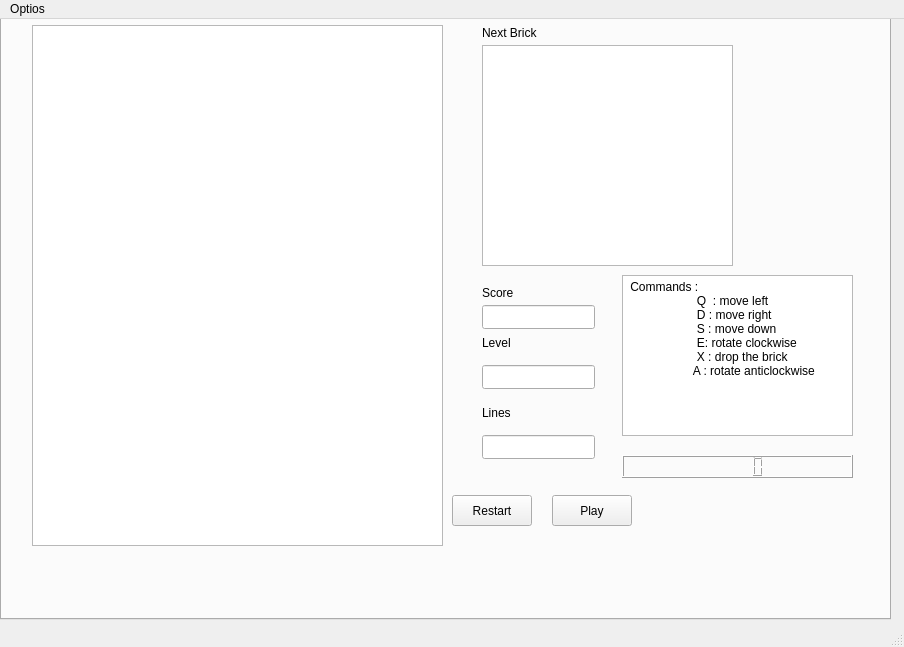
<?xml version="1.0" encoding="UTF-8"?>
<ui version="4.0">
 <class>MainWindow</class>
 <widget class="QMainWindow" name="MainWindow">
  <property name="geometry">
   <rect>
    <x>0</x>
    <y>0</y>
    <width>904</width>
    <height>647</height>
   </rect>
  </property>
  <property name="windowTitle">
   <string>MainWindow</string>
  </property>
  <widget class="QWidget" name="centralwidget">
   <property name="maximumSize">
    <size>
     <width>1202</width>
     <height>729</height>
    </size>
   </property>
   <widget class="QTabWidget" name="tabWidget">
    <property name="geometry">
     <rect>
      <x>0</x>
      <y>-30</y>
      <width>891</width>
      <height>631</height>
     </rect>
    </property>
    <property name="currentIndex">
     <number>3</number>
    </property>
    <widget class="QWidget" name="tab_settings">
     <attribute name="title">
      <string>Tab 0</string>
     </attribute>
     <widget class="QCheckBox" name="checkBox_perso_size_yes">
      <property name="geometry">
       <rect>
        <x>20</x>
        <y>50</y>
        <width>77</width>
        <height>22</height>
       </rect>
      </property>
      <property name="text">
       <string>yes</string>
      </property>
      <property name="autoExclusive">
       <bool>true</bool>
      </property>
     </widget>
     <widget class="QCheckBox" name="checkBox_perso_size_no">
      <property name="geometry">
       <rect>
        <x>20</x>
        <y>90</y>
        <width>77</width>
        <height>22</height>
       </rect>
      </property>
      <property name="text">
       <string>no</string>
      </property>
      <property name="autoExclusive">
       <bool>true</bool>
      </property>
     </widget>
     <widget class="QLineEdit" name="lineEdit_PhrasePerso">
      <property name="geometry">
       <rect>
        <x>10</x>
        <y>20</y>
        <width>271</width>
        <height>24</height>
       </rect>
      </property>
      <property name="text">
       <string>Would like to have the regular Size of the board ?</string>
      </property>
      <property name="readOnly">
       <bool>true</bool>
      </property>
     </widget>
     <widget class="QPushButton" name="pushButton_submit_personalise">
      <property name="geometry">
       <rect>
        <x>120</x>
        <y>80</y>
        <width>80</width>
        <height>24</height>
       </rect>
      </property>
      <property name="text">
       <string>Submit</string>
      </property>
     </widget>
     <widget class="QLineEdit" name="lineEdit_2_victory_score">
      <property name="geometry">
       <rect>
        <x>20</x>
        <y>130</y>
        <width>141</width>
        <height>24</height>
       </rect>
      </property>
      <property name="text">
       <string>Insert the winning  score :</string>
      </property>
      <property name="readOnly">
       <bool>true</bool>
      </property>
     </widget>
     <widget class="QLineEdit" name="lineEdit_vicotry_level">
      <property name="geometry">
       <rect>
        <x>20</x>
        <y>160</y>
        <width>131</width>
        <height>24</height>
       </rect>
      </property>
      <property name="text">
       <string>Insert the victory level :</string>
      </property>
      <property name="readOnly">
       <bool>true</bool>
      </property>
     </widget>
     <widget class="QLineEdit" name="lineEdit_victoryLines">
      <property name="geometry">
       <rect>
        <x>20</x>
        <y>190</y>
        <width>291</width>
        <height>24</height>
       </rect>
      </property>
      <property name="text">
       <string>How many lines  you want to delete to win the game :</string>
      </property>
      <property name="readOnly">
       <bool>true</bool>
      </property>
     </widget>
     <widget class="QLineEdit" name="lineEdit_vicotory_score_value">
      <property name="geometry">
       <rect>
        <x>170</x>
        <y>130</y>
        <width>111</width>
        <height>24</height>
       </rect>
      </property>
     </widget>
     <widget class="QLineEdit" name="lineEdit_victory_level_value">
      <property name="geometry">
       <rect>
        <x>170</x>
        <y>160</y>
        <width>113</width>
        <height>24</height>
       </rect>
      </property>
     </widget>
     <widget class="QLineEdit" name="lineEdit_victory_lines_values">
      <property name="geometry">
       <rect>
        <x>320</x>
        <y>190</y>
        <width>113</width>
        <height>24</height>
       </rect>
      </property>
     </widget>
     <widget class="QLineEdit" name="lineEdit_setter_timer">
      <property name="geometry">
       <rect>
        <x>20</x>
        <y>220</y>
        <width>161</width>
        <height>24</height>
       </rect>
      </property>
      <property name="text">
       <string>Set the   timer  in minutes :  </string>
      </property>
      <property name="readOnly">
       <bool>true</bool>
      </property>
     </widget>
     <widget class="QLineEdit" name="lineEdit_setter_time_value">
      <property name="geometry">
       <rect>
        <x>210</x>
        <y>220</y>
        <width>113</width>
        <height>24</height>
       </rect>
      </property>
     </widget>
    </widget>
    <widget class="QWidget" name="tab_personlise_board">
     <attribute name="title">
      <string>Tab 1</string>
     </attribute>
     <widget class="QLineEdit" name="lineEdit_insert_height">
      <property name="geometry">
       <rect>
        <x>20</x>
        <y>30</y>
        <width>171</width>
        <height>24</height>
       </rect>
      </property>
      <property name="text">
       <string>Insert the height of the board : </string>
      </property>
      <property name="readOnly">
       <bool>true</bool>
      </property>
     </widget>
     <widget class="QLineEdit" name="lineEdit_height_value">
      <property name="geometry">
       <rect>
        <x>220</x>
        <y>30</y>
        <width>113</width>
        <height>24</height>
       </rect>
      </property>
     </widget>
     <widget class="QLineEdit" name="lineEdit_insert_width">
      <property name="geometry">
       <rect>
        <x>20</x>
        <y>70</y>
        <width>171</width>
        <height>24</height>
       </rect>
      </property>
      <property name="text">
       <string>Insert the width of the board :</string>
      </property>
      <property name="readOnly">
       <bool>true</bool>
      </property>
     </widget>
     <widget class="QLineEdit" name="lineEdit_width_value">
      <property name="geometry">
       <rect>
        <x>220</x>
        <y>70</y>
        <width>113</width>
        <height>24</height>
       </rect>
      </property>
     </widget>
     <widget class="QTextEdit" name="textEdit_rappelSize">
      <property name="geometry">
       <rect>
        <x>20</x>
        <y>140</y>
        <width>104</width>
        <height>111</height>
       </rect>
      </property>
      <property name="readOnly">
       <bool>true</bool>
      </property>
      <property name="html">
       <string>&lt;!DOCTYPE HTML PUBLIC &quot;-//W3C//DTD HTML 4.0//EN&quot; &quot;http://www.w3.org/TR/REC-html40/strict.dtd&quot;&gt;
&lt;html&gt;&lt;head&gt;&lt;meta name=&quot;qrichtext&quot; content=&quot;1&quot; /&gt;&lt;meta charset=&quot;utf-8&quot; /&gt;&lt;style type=&quot;text/css&quot;&gt;
p, li { white-space: pre-wrap; }
hr { height: 1px; border-width: 0; }
li.unchecked::marker { content: &quot;\2610&quot;; }
li.checked::marker { content: &quot;\2612&quot;; }
&lt;/style&gt;&lt;/head&gt;&lt;body style=&quot; font-family:'Segoe UI'; font-size:9pt; font-weight:400; font-style:normal;&quot;&gt;
&lt;p style=&quot; margin-top:0px; margin-bottom:0px; margin-left:0px; margin-right:0px; -qt-block-indent:0; text-indent:0px;&quot;&gt;make sure to choose a  size between 20x10 &lt;/p&gt;
&lt;p style=&quot; margin-top:0px; margin-bottom:0px; margin-left:0px; margin-right:0px; -qt-block-indent:0; text-indent:0px;&quot;&gt;and 30x25&lt;/p&gt;
&lt;p style=&quot;-qt-paragraph-type:empty; margin-top:0px; margin-bottom:0px; margin-left:0px; margin-right:0px; -qt-block-indent:0; text-indent:0px;&quot;&gt;&lt;br /&gt;&lt;/p&gt;&lt;/body&gt;&lt;/html&gt;</string>
      </property>
     </widget>
     <widget class="QPushButton" name="_submit_new_size">
      <property name="geometry">
       <rect>
        <x>180</x>
        <y>170</y>
        <width>80</width>
        <height>24</height>
       </rect>
      </property>
      <property name="text">
       <string>Submit</string>
      </property>
     </widget>
    </widget>
    <widget class="QWidget" name="tab_2">
     <attribute name="title">
      <string>Tab 2</string>
     </attribute>
     <widget class="QLineEdit" name="lineEdit">
      <property name="geometry">
       <rect>
        <x>40</x>
        <y>30</y>
        <width>201</width>
        <height>24</height>
       </rect>
      </property>
      <property name="text">
       <string>Do you want to prefill the board ?</string>
      </property>
      <property name="readOnly">
       <bool>true</bool>
      </property>
     </widget>
     <widget class="QCheckBox" name="checkBox_yesPrefill">
      <property name="geometry">
       <rect>
        <x>40</x>
        <y>70</y>
        <width>77</width>
        <height>22</height>
       </rect>
      </property>
      <property name="text">
       <string>Yes </string>
      </property>
      <property name="autoExclusive">
       <bool>true</bool>
      </property>
     </widget>
     <widget class="QCheckBox" name="checkBox_noPrefill">
      <property name="geometry">
       <rect>
        <x>100</x>
        <y>70</y>
        <width>77</width>
        <height>22</height>
       </rect>
      </property>
      <property name="text">
       <string>No</string>
      </property>
      <property name="autoExclusive">
       <bool>true</bool>
      </property>
     </widget>
     <widget class="QLineEdit" name="lineEdit_question_prefill">
      <property name="geometry">
       <rect>
        <x>40</x>
        <y>130</y>
        <width>341</width>
        <height>24</height>
       </rect>
      </property>
      <property name="text">
       <string>How many blocks you want to use to prefill your board with ?</string>
      </property>
      <property name="readOnly">
       <bool>true</bool>
      </property>
     </widget>
     <widget class="QLineEdit" name="lineEdit_blocksToFillValue">
      <property name="geometry">
       <rect>
        <x>400</x>
        <y>130</y>
        <width>113</width>
        <height>24</height>
       </rect>
      </property>
     </widget>
     <widget class="QPushButton" name="pushButton_submit_prefil_board">
      <property name="geometry">
       <rect>
        <x>50</x>
        <y>180</y>
        <width>80</width>
        <height>24</height>
       </rect>
      </property>
      <property name="text">
       <string>Submit</string>
      </property>
     </widget>
    </widget>
    <widget class="QWidget" name="tab_game">
     <attribute name="title">
      <string>Tab 3</string>
     </attribute>
     <widget class="QGraphicsView" name="graphicsView">
      <property name="geometry">
       <rect>
        <x>30</x>
        <y>10</y>
        <width>411</width>
        <height>521</height>
       </rect>
      </property>
     </widget>
     <widget class="QGraphicsView" name="graphicsView_NextBrick">
      <property name="geometry">
       <rect>
        <x>480</x>
        <y>30</y>
        <width>251</width>
        <height>221</height>
       </rect>
      </property>
     </widget>
     <widget class="QLabel" name="label_NextBrick">
      <property name="geometry">
       <rect>
        <x>480</x>
        <y>10</y>
        <width>61</width>
        <height>16</height>
       </rect>
      </property>
      <property name="text">
       <string>Next Brick</string>
      </property>
     </widget>
     <widget class="QLabel" name="label_Score">
      <property name="geometry">
       <rect>
        <x>480</x>
        <y>270</y>
        <width>49</width>
        <height>16</height>
       </rect>
      </property>
      <property name="text">
       <string>Score</string>
      </property>
     </widget>
     <widget class="QLineEdit" name="lineEdit_Score">
      <property name="geometry">
       <rect>
        <x>480</x>
        <y>290</y>
        <width>113</width>
        <height>24</height>
       </rect>
      </property>
      <property name="readOnly">
       <bool>true</bool>
      </property>
     </widget>
     <widget class="QLabel" name="label_Level">
      <property name="geometry">
       <rect>
        <x>480</x>
        <y>320</y>
        <width>49</width>
        <height>16</height>
       </rect>
      </property>
      <property name="text">
       <string>Level</string>
      </property>
     </widget>
     <widget class="QLineEdit" name="lineEdit_Level">
      <property name="geometry">
       <rect>
        <x>480</x>
        <y>350</y>
        <width>113</width>
        <height>24</height>
       </rect>
      </property>
      <property name="readOnly">
       <bool>true</bool>
      </property>
     </widget>
     <widget class="QLabel" name="label_Lines">
      <property name="geometry">
       <rect>
        <x>480</x>
        <y>390</y>
        <width>49</width>
        <height>16</height>
       </rect>
      </property>
      <property name="text">
       <string>Lines</string>
      </property>
     </widget>
     <widget class="QLineEdit" name="lineEdit_Lines">
      <property name="geometry">
       <rect>
        <x>480</x>
        <y>420</y>
        <width>113</width>
        <height>24</height>
       </rect>
      </property>
      <property name="readOnly">
       <bool>true</bool>
      </property>
     </widget>
     <widget class="QPushButton" name="pushButton_Restart">
      <property name="geometry">
       <rect>
        <x>450</x>
        <y>480</y>
        <width>80</width>
        <height>31</height>
       </rect>
      </property>
      <property name="text">
       <string>Restart</string>
      </property>
     </widget>
     <widget class="QPushButton" name="pushButton_Play">
      <property name="geometry">
       <rect>
        <x>550</x>
        <y>480</y>
        <width>80</width>
        <height>31</height>
       </rect>
      </property>
      <property name="text">
       <string>Play</string>
      </property>
     </widget>
     <widget class="QTextEdit" name="textEdit_rappelCommands">
      <property name="geometry">
       <rect>
        <x>620</x>
        <y>260</y>
        <width>231</width>
        <height>161</height>
       </rect>
      </property>
      <property name="tabletTracking">
       <bool>true</bool>
      </property>
      <property name="readOnly">
       <bool>true</bool>
      </property>
      <property name="html">
       <string>&lt;!DOCTYPE HTML PUBLIC &quot;-//W3C//DTD HTML 4.0//EN&quot; &quot;http://www.w3.org/TR/REC-html40/strict.dtd&quot;&gt;
&lt;html&gt;&lt;head&gt;&lt;meta name=&quot;qrichtext&quot; content=&quot;1&quot; /&gt;&lt;meta charset=&quot;utf-8&quot; /&gt;&lt;style type=&quot;text/css&quot;&gt;
p, li { white-space: pre-wrap; }
hr { height: 1px; border-width: 0; }
li.unchecked::marker { content: &quot;\2610&quot;; }
li.checked::marker { content: &quot;\2612&quot;; }
&lt;/style&gt;&lt;/head&gt;&lt;body style=&quot; font-family:'Segoe UI'; font-size:9pt; font-weight:400; font-style:normal;&quot;&gt;
&lt;p style=&quot; margin-top:0px; margin-bottom:0px; margin-left:0px; margin-right:0px; -qt-block-indent:0; text-indent:0px;&quot;&gt; Commands : &lt;/p&gt;
&lt;p style=&quot; margin-top:0px; margin-bottom:0px; margin-left:0px; margin-right:0px; -qt-block-indent:0; text-indent:0px;&quot;&gt;                     Q  : move left&lt;/p&gt;
&lt;p style=&quot; margin-top:0px; margin-bottom:0px; margin-left:0px; margin-right:0px; -qt-block-indent:0; text-indent:0px;&quot;&gt;                     D : move right &lt;/p&gt;
&lt;p style=&quot; margin-top:0px; margin-bottom:0px; margin-left:0px; margin-right:0px; -qt-block-indent:0; text-indent:0px;&quot;&gt;                     S : move down&lt;/p&gt;
&lt;p style=&quot; margin-top:0px; margin-bottom:0px; margin-left:0px; margin-right:0px; -qt-block-indent:0; text-indent:0px;&quot;&gt;                     E: rotate clockwise	&lt;/p&gt;
&lt;p style=&quot; margin-top:0px; margin-bottom:0px; margin-left:0px; margin-right:0px; -qt-block-indent:0; text-indent:0px;&quot;&gt;                     X : drop the brick&lt;/p&gt;
&lt;p style=&quot; margin-top:0px; margin-bottom:0px; margin-left:0px; margin-right:0px; -qt-block-indent:0; text-indent:0px;&quot;&gt;                    A : rotate anticlockwise&lt;/p&gt;
&lt;p style=&quot; margin-top:0px; margin-bottom:0px; margin-left:0px; margin-right:0px; -qt-block-indent:0; text-indent:0px;&quot;&gt;                   &lt;/p&gt;
&lt;p style=&quot; margin-top:0px; margin-bottom:0px; margin-left:0px; margin-right:0px; -qt-block-indent:0; text-indent:0px;&quot;&gt;    &lt;/p&gt;&lt;/body&gt;&lt;/html&gt;</string>
      </property>
     </widget>
     <widget class="QLCDNumber" name="lcdNumber_timer">
      <property name="geometry">
       <rect>
        <x>620</x>
        <y>440</y>
        <width>231</width>
        <height>23</height>
       </rect>
      </property>
     </widget>
    </widget>
   </widget>
  </widget>
  <widget class="QStatusBar" name="statusbar"/>
  <widget class="QMenuBar" name="menuBar">
   <property name="geometry">
    <rect>
     <x>0</x>
     <y>0</y>
     <width>904</width>
     <height>21</height>
    </rect>
   </property>
   <widget class="QMenu" name="menuOptios">
    <property name="title">
     <string>Optios</string>
    </property>
    <addaction name="actionExit"/>
   </widget>
   <addaction name="menuOptios"/>
  </widget>
  <action name="actionExit">
   <property name="text">
    <string>Exit</string>
   </property>
   <property name="menuRole">
    <enum>QAction::NoRole</enum>
   </property>
  </action>
 </widget>
 <resources/>
 <connections/>
</ui>
